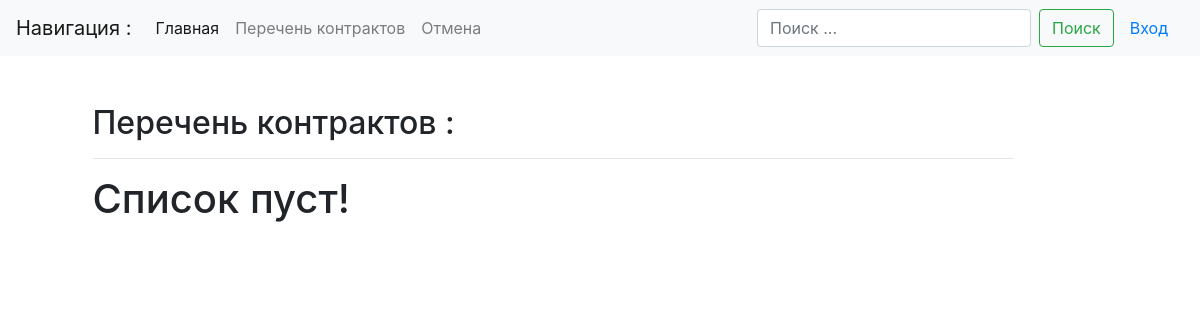
The page /list/ on the database as committed earlier.
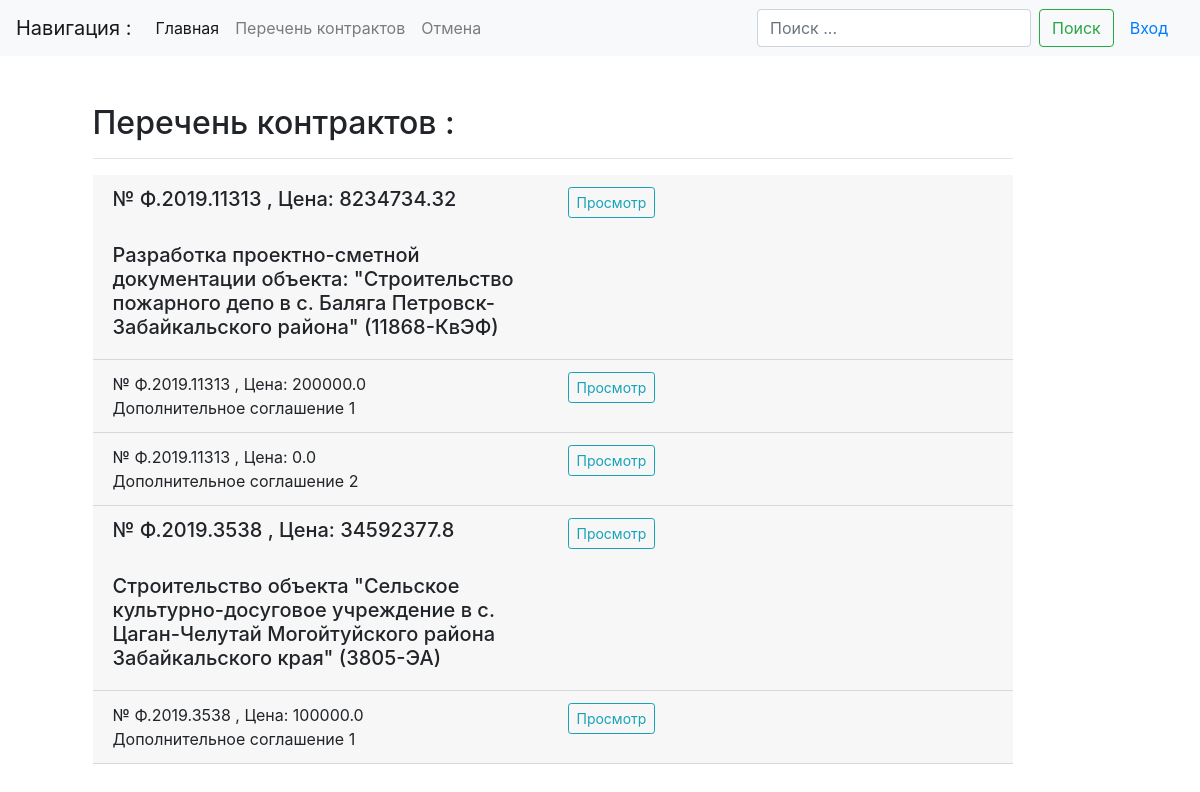
The same page on the database as committed later.
### main/models.py (models this page shows, shortened)
class Contracts(models.Model):
    num_contract = models.CharField(max_length=20, db_index=True, verbose_name='Номер контракта', default='-')
    name_object = models.CharField(max_length=500, db_index=True, verbose_name='Наименование объекта закупки',
                                   default='-')
    type_doc = models.ForeignKey(TypeDoc, on_delete=models.DO_NOTHING, verbose_name='Документ', default='-')
    y_contract = models.CharField(max_length=4, verbose_name='Год', default='1970')
    c_contract = models.FloatField(max_length=50, verbose_name='Цена контракта')
    ini_contract = models.ForeignKey(Initiator, on_delete=models.DO_NOTHING, verbose_name='Инициатор', default='-')
    uch_contract = models.CharField(max_length=200, db_index=True, verbose_name='Участник', default='-')
    in_contract = models.CharField(max_length=10, null=True, verbose_name='Дата подписания контракта')
    in_work = models.CharField(max_length=10, null=True, verbose_name='Дата начала работ')
    out_work = models.CharField(max_length=10, null=True, verbose_name='Дата окончания работ')
    stat_contract = models.ForeignKey(StatusContract, on_delete=models.DO_NOTHING, verbose_name='Статус', default='-')
    work_contract = models.BooleanField('В работе')
    failures = models.BooleanField('Срыв сроков')
    executed = models.BooleanField('Исполнен')
    file_obj = models.FileField(upload_to='files/')
    data_stamp = models.DateTimeField(auto_now_add=True)
    class Meta:
        verbose_name = "Госконтракт"
        verbose_name_plural = "Госконтракты"
        ordering = ('y_contract', 'num_contract',)  # сортировка

### main/views.py (the view)
# urls.py: path('list/', ContractsListView.as_view(), name='contract-list'),
class ContractsListView(ListView):
    model = Contracts
    queryset = Contracts.objects.all().filter(work_contract=True).exclude(type_doc=3)
    template_name = 'main/contract_list.html'
    paginate_by = 5

### templates/main/contract_list.html (shortened to what this page needs)
{% extends "base.html" %}
{% block content %}
<h2 class="mb-3">Перечень контрактов :</h2><hr>
    {% for contract in contracts_list %}
        <div class="card-header">
            <div class="row">
                <div class="col-md-6" >
                    {% if contract.type_doc.id == 1 %}
                        <h5> № {{ contract.num_contract }}  ,  Цена: {{ contract.c_contract}}</h5><br>
                        <h5> {{ contract.name_object }} </h5>
                    {% else %}
                        <h7> № {{ contract.num_contract }}  ,  Цена: {{ contract.c_contract}}</h7><br>
                        <h7> {{ contract.name_object }} </h7>
                    {% endif %}
                </div>
                {% if user.is_authenticated %}
                    <div class="col-md-2"><a href="{% url 'contract-detail' contract.id %}" class="btn btn-sm btn-outline-info my-2 my-sm-0" role="group" aria-disabled="true">Просмотр</a></div>
                    <div class="col-md-2"><a href="{% url 'con-pdf-view' contract.id %}" class="btn btn-sm btn-outline-info my-2 my-sm-0" role="group" aria-disabled="true">ПДФ</a></div>
                    <div class="col-md-2"><a href="{% url 'contract-update' contract.id %}" class="btn btn-sm btn-outline-danger my-2 my-sm-0" role="group" aria-disabled="true">Изменить</a></div>
                {% else %}
                    <div class="col-md-2"><a href="{% url 'contract-detail' contract.id %}" class="btn btn-sm btn-outline-info my-2 my-sm-0" role="group" aria-disabled="true">Просмотр</a></div>
                    <div class="col-md-2"></div>
                {% endif %}
            </div>
        </div>
    {% empty %}
        <h1>Список пуст!</h1>
    {% endfor %}
    {% block pagination %}
        {% if is_paginated %}
            {% load bootstrap4 %}
        {% endif %}
    {% endblock pagination%}
{% endblock content %}

### templates/base.html (shortened to what this page needs)
<!DOCTYPE html>
<html lang="ru">
<head>
    <link href="https://stackpath.bootstrapcdn.com/bootstrap/4.3.1/css/bootstrap.min.css" rel="stylesheet">
</head>
<body>
    <nav class="navbar navbar-expand-lg navbar-light bg-light">
      <a class="navbar-brand" href="#">Навигация :</a>
      <div class="collapse navbar-collapse" id="navbarTogglerDemo03">
        <ul class="navbar-nav mr-auto mt-2 mt-lg-0">
          <li class="nav-item active">
            <a class="nav-link" href="{% url 'index' %}">Главная<span class="sr-only">(current)</span></a>
          </li>
          <li class="nav-item">
            <a class="nav-link" href="{% url 'contract-list' %}">Перечень контрактов</a>
          </li>
          <li class="nav-item">
            <a class="nav-link" href="{% url 'index' %}" tabindex="-1" aria-disabled="true">Отмена </a>
          </li>
        </ul>
        <form class="form-inline my-2 my-lg-0" action="{% url "search-results" %}" method="GET">
          <input class="form-control mr-sm-2" type="text" placeholder="Поиск ..." aria-label="Search" name="q">
          <button class="btn btn-outline-success my-2 my-sm-0" type="submit">Поиск</button>
        </form>
        {% if user.is_authenticated %}
            {% comment %}<a class="nav-item nav-link" href="{% url "profile" %}">Профиль {{ user.username }}</a>{% endcomment %}
            <a class="nav-item nav-link" href="{% url 'logout' %}">Выход</a>
        {% else %}
            <a class="nav-item nav-link" href="{% url 'login' %}">Вход</a>
        {% endif %}
      </div>
    </nav>
    <div class="container mt-5">
        <div class="row justify-content-lg-center">
            <div class="col-lg-10">
                {% block content %}{% endblock %}
            </div>
            <div class="col-lg-1">
            </div>
        </div>
    </div>
</body>
</html>

Rows that differ between the two databases and show on the page:
added Contracts: num_contract "Ф.2019.11313", c_contract "8234734.32", name_object "Разработка проектно-сметной документации объекта: \"Строительство пожарного депо в с. Баляга Петровск-Забайкальского района\" (11868-КвЭФ)"
added Contracts: num_contract "Ф.2019.11313", c_contract "200000.0", name_object "Дополнительное соглашение 1"
added Contracts: num_contract "Ф.2019.11313", c_contract "0.0", name_object "Дополнительное соглашение 2"
added Contracts: num_contract "Ф.2019.3538", c_contract "34592377.8", name_object "Строительство объекта \"Сельское культурно-досуговое учреждение в с. Цаган-Челутай Могойтуйского района Забайкальского края\" (3805-ЭА)"
added Contracts: num_contract "Ф.2019.3538", c_contract "100000.0", name_object "Дополнительное соглашение 1"
Other text that changed with them:
text no longer shown: "Список пуст!"
